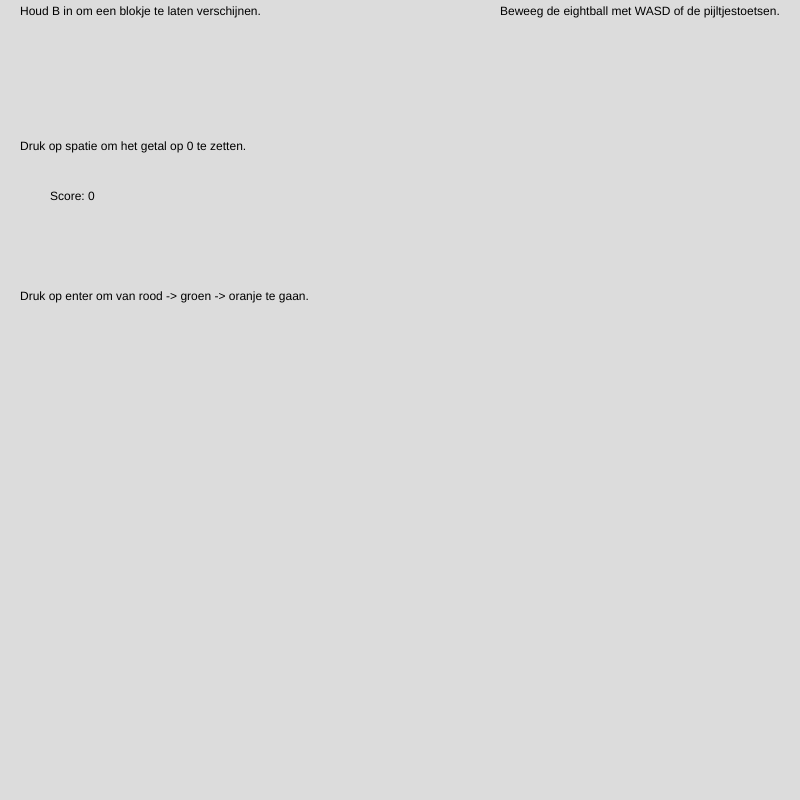
Frame 1 (no input)
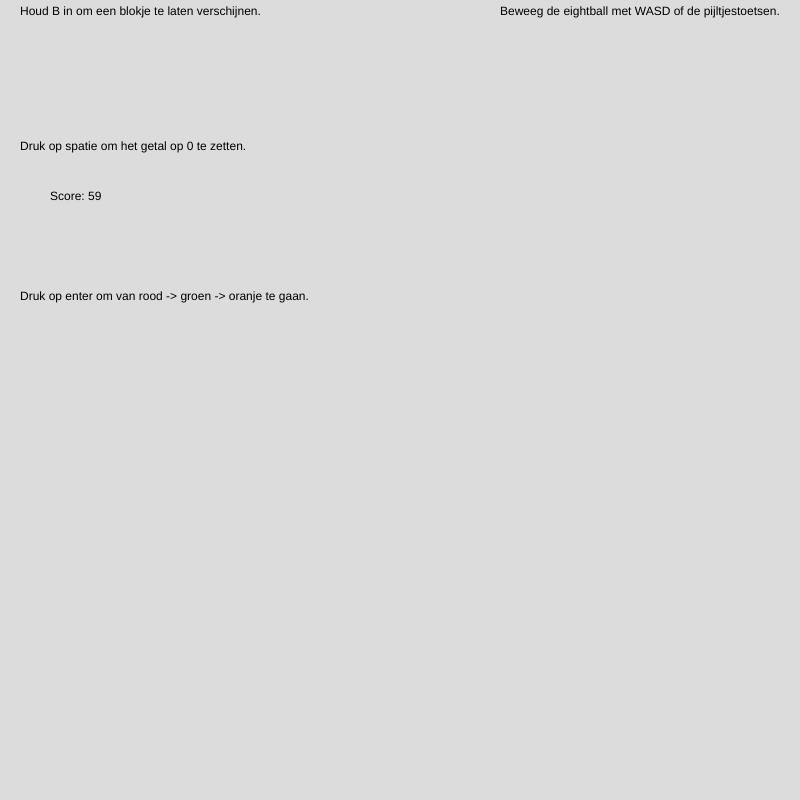
Frame 60 (no input)
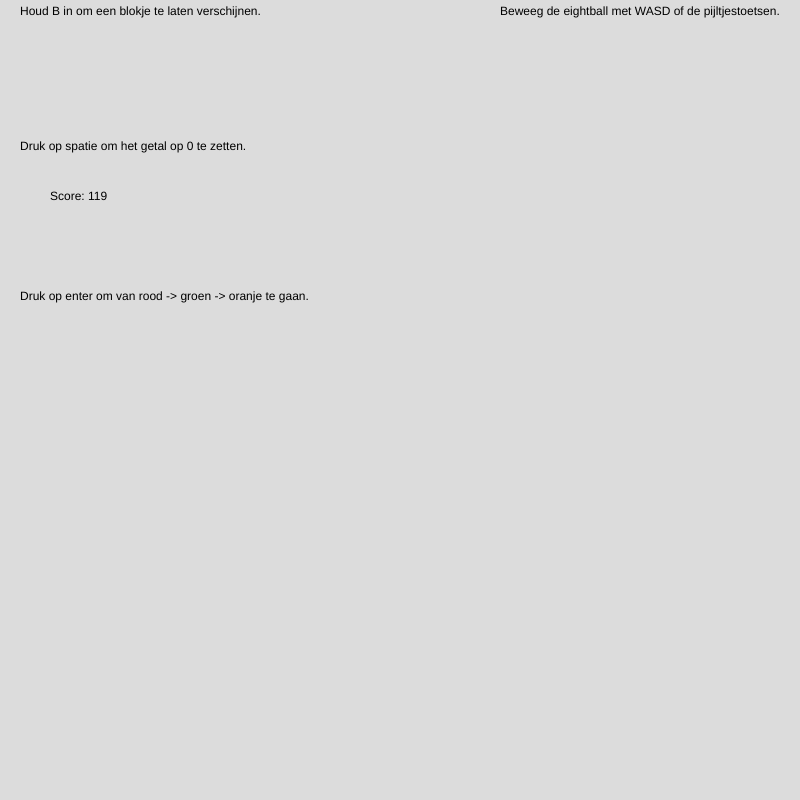
Frame 120 (the mouse pressed at the canvas centre since frame 60)

The p5.js sketch that drew these frames (run headless with seeded random() and noise() and a simulated clock; from frame 60 on, the mouse is pressed at the canvas centre):

// p5.js sketch
// ── sketch.js
let score = 0;

function setup() {
  createCanvas(800, 800);
}

function draw() {
  background(220);

  fill(0);
text("Houd B in om een blokje te laten verschijnen.", 20, 15);
text("Druk op spatie om het getal op 0 te zetten.", 20, 150);
text("Druk op enter om van rood -> groen -> oranje te gaan.", 20, 300);
text("Beweeg de eightball met WASD of de pijltjestoetsen.", 500, 15);

if (keyIsDown(66)) {
  fill('white');
  rect(35, 35, 60, 60);
} 

  text("Score: " + score, 50, 200);
score = score + 1;
if (keyIsDown(32)) {
  score = 0;
}
if (score === 500) {
  score = 0;
}
}
